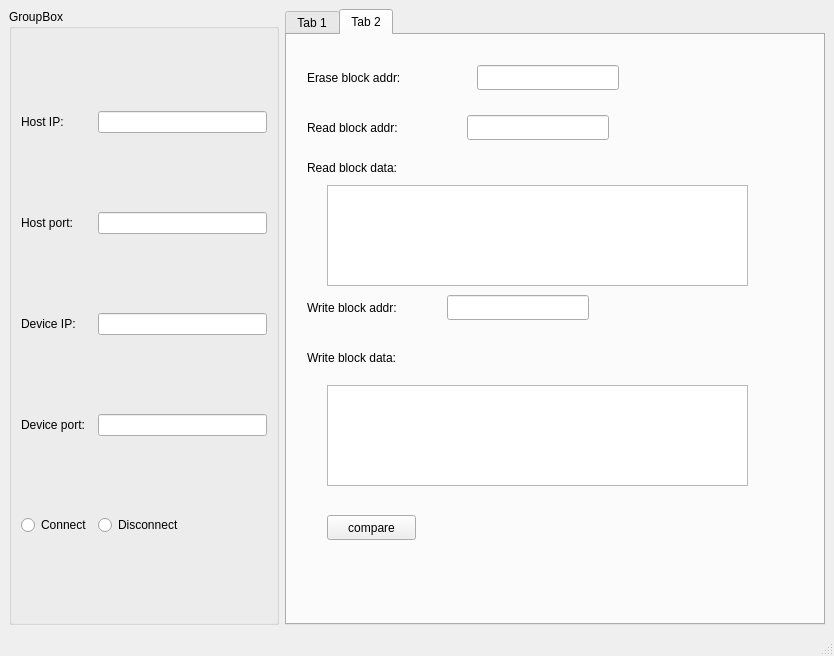
<?xml version="1.0" encoding="UTF-8"?>
<ui version="4.0">
 <class>MainWindow</class>
 <widget class="QMainWindow" name="MainWindow">
  <property name="geometry">
   <rect>
    <x>0</x>
    <y>0</y>
    <width>834</width>
    <height>656</height>
   </rect>
  </property>
  <property name="windowTitle">
   <string>MainWindow</string>
  </property>
  <widget class="QWidget" name="centralwidget">
   <layout class="QHBoxLayout" name="horizontalLayout" stretch="1,2">
    <item>
     <widget class="QGroupBox" name="groupBox">
      <property name="title">
       <string>GroupBox</string>
      </property>
      <layout class="QGridLayout" name="gridLayout">
       <item row="2" column="0">
        <widget class="QLabel" name="label_DevIP">
         <property name="text">
          <string>Device IP:</string>
         </property>
        </widget>
       </item>
       <item row="3" column="0">
        <widget class="QLabel" name="label_DevPort">
         <property name="text">
          <string>Device port:</string>
         </property>
        </widget>
       </item>
       <item row="1" column="1">
        <widget class="QLineEdit" name="lineEdit_HostPort"/>
       </item>
       <item row="0" column="0">
        <widget class="QLabel" name="label_HostIP">
         <property name="text">
          <string>Host IP:</string>
         </property>
        </widget>
       </item>
       <item row="3" column="1">
        <widget class="QLineEdit" name="lineEdit_DevPort"/>
       </item>
       <item row="2" column="1">
        <widget class="QLineEdit" name="lineEdit_DevIP"/>
       </item>
       <item row="1" column="0">
        <widget class="QLabel" name="label_HostPort">
         <property name="text">
          <string>Host port:</string>
         </property>
        </widget>
       </item>
       <item row="0" column="1">
        <widget class="QLineEdit" name="lineEdit_HostIP">
         <property name="text">
          <string/>
         </property>
         <property name="maxLength">
          <number>20</number>
         </property>
        </widget>
       </item>
       <item row="4" column="0">
        <widget class="QRadioButton" name="radioButton">
         <property name="text">
          <string>Connect</string>
         </property>
        </widget>
       </item>
       <item row="4" column="1">
        <widget class="QRadioButton" name="radioButton_2">
         <property name="text">
          <string>Disconnect</string>
         </property>
        </widget>
       </item>
      </layout>
     </widget>
    </item>
    <item>
     <widget class="QTabWidget" name="tabWidget">
      <property name="currentIndex">
       <number>1</number>
      </property>
      <widget class="QWidget" name="tab">
       <attribute name="title">
        <string>Tab 1</string>
       </attribute>
       <layout class="QGridLayout" name="gridLayout_2">
        <item row="0" column="0">
         <widget class="QPushButton" name="pushButton">
          <property name="text">
           <string>select file</string>
          </property>
         </widget>
        </item>
        <item row="1" column="0">
         <widget class="QPushButton" name="pushButton_2">
          <property name="text">
           <string>Start update</string>
          </property>
         </widget>
        </item>
        <item row="1" column="1">
         <widget class="QProgressBar" name="progressBar">
          <property name="value">
           <number>24</number>
          </property>
         </widget>
        </item>
        <item row="0" column="1">
         <widget class="QLineEdit" name="lineEdit_6">
          <property name="text">
           <string/>
          </property>
          <property name="maxLength">
           <number>20</number>
          </property>
         </widget>
        </item>
        <item row="2" column="0">
         <spacer name="verticalSpacer">
          <property name="orientation">
           <enum>Qt::Vertical</enum>
          </property>
          <property name="sizeHint" stdset="0">
           <size>
            <width>20</width>
            <height>40</height>
           </size>
          </property>
         </spacer>
        </item>
       </layout>
      </widget>
      <widget class="QWidget" name="test">
       <attribute name="title">
        <string>Tab 2</string>
       </attribute>
       <widget class="QLabel" name="label_3">
        <property name="geometry">
         <rect>
          <x>20</x>
          <y>30</y>
          <width>131</width>
          <height>25</height>
         </rect>
        </property>
        <property name="text">
         <string>Erase block addr:</string>
        </property>
       </widget>
       <widget class="QLineEdit" name="lineEdit_3">
        <property name="geometry">
         <rect>
          <x>190</x>
          <y>30</y>
          <width>142</width>
          <height>25</height>
         </rect>
        </property>
        <property name="text">
         <string/>
        </property>
        <property name="maxLength">
         <number>20</number>
        </property>
       </widget>
       <widget class="QLabel" name="label_4">
        <property name="geometry">
         <rect>
          <x>20</x>
          <y>80</y>
          <width>141</width>
          <height>25</height>
         </rect>
        </property>
        <property name="text">
         <string>Read block addr:</string>
        </property>
       </widget>
       <widget class="QLabel" name="label_5">
        <property name="geometry">
         <rect>
          <x>20</x>
          <y>260</y>
          <width>131</width>
          <height>25</height>
         </rect>
        </property>
        <property name="text">
         <string>Write block addr:</string>
        </property>
       </widget>
       <widget class="QPlainTextEdit" name="plainTextEdit">
        <property name="geometry">
         <rect>
          <x>40</x>
          <y>150</y>
          <width>421</width>
          <height>101</height>
         </rect>
        </property>
       </widget>
       <widget class="QPlainTextEdit" name="plainTextEdit_2">
        <property name="geometry">
         <rect>
          <x>40</x>
          <y>350</y>
          <width>421</width>
          <height>101</height>
         </rect>
        </property>
       </widget>
       <widget class="QLineEdit" name="lineEdit_4">
        <property name="geometry">
         <rect>
          <x>180</x>
          <y>80</y>
          <width>142</width>
          <height>25</height>
         </rect>
        </property>
        <property name="text">
         <string/>
        </property>
        <property name="maxLength">
         <number>20</number>
        </property>
       </widget>
       <widget class="QLabel" name="label_6">
        <property name="geometry">
         <rect>
          <x>20</x>
          <y>120</y>
          <width>141</width>
          <height>25</height>
         </rect>
        </property>
        <property name="text">
         <string>Read block data:</string>
        </property>
       </widget>
       <widget class="QLineEdit" name="lineEdit_5">
        <property name="geometry">
         <rect>
          <x>160</x>
          <y>260</y>
          <width>142</width>
          <height>25</height>
         </rect>
        </property>
        <property name="text">
         <string/>
        </property>
        <property name="maxLength">
         <number>20</number>
        </property>
       </widget>
       <widget class="QLabel" name="label_7">
        <property name="geometry">
         <rect>
          <x>20</x>
          <y>310</y>
          <width>141</width>
          <height>25</height>
         </rect>
        </property>
        <property name="text">
         <string>Write block data:</string>
        </property>
       </widget>
       <widget class="QPushButton" name="pushButton_3">
        <property name="geometry">
         <rect>
          <x>40</x>
          <y>480</y>
          <width>89</width>
          <height>25</height>
         </rect>
        </property>
        <property name="toolTip">
         <string>&lt;html&gt;&lt;head/&gt;&lt;body&gt;&lt;p&gt;compare read and write data in same block&lt;/p&gt;&lt;/body&gt;&lt;/html&gt;</string>
        </property>
        <property name="text">
         <string>compare</string>
        </property>
       </widget>
      </widget>
     </widget>
    </item>
   </layout>
  </widget>
  <widget class="QMenuBar" name="menubar">
   <property name="geometry">
    <rect>
     <x>0</x>
     <y>0</y>
     <width>834</width>
     <height>22</height>
    </rect>
   </property>
  </widget>
  <widget class="QStatusBar" name="statusBar"/>
 </widget>
 <resources/>
 <connections/>
</ui>
